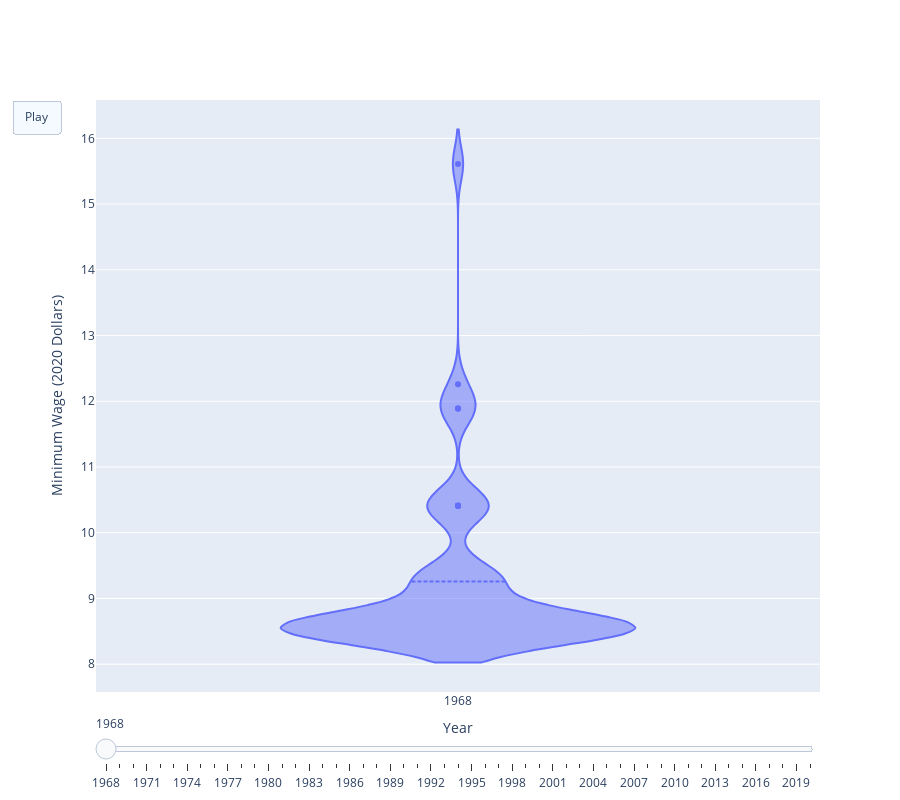

Notebook cell for this chart:
### Markdown cell above
Het minimumloon is een belangrijke indicator van economische omstandigheden en werknemersrechten in een land. De onderstaande grafiek geeft een overzicht van de spreiding van het minimumloon in de Verenigde Staten voor alle staten van 1968 tot 2020, weergegeven in 2020-dollars. Dit zal uitgevoerd worden om te schetsen wat de tegenstanders van immigratie indiceren dat het minimumloon van Amerikanen over de jaren beinvloed is door immigranten. Deze visualisatie helpt om trends en variaties in het minimumloon door de jaren heen te begrijpen.

### Code cell
import pandas as pd
import plotly.graph_objects as go


minimum_wage_data = pd.read_csv('minimum_wage_us.csv', encoding='ISO-8859-1')


merged_data = minimum_wage_data[['Year', 'Effective.Minimum.Wage.2020.Dollars']].copy()


fig = go.Figure()

initial_year = merged_data['Year'].min()
initial_data = merged_data[merged_data['Year'] == initial_year]
fig.add_trace(go.Violin(
    y=initial_data['Effective.Minimum.Wage.2020.Dollars'],
    name=str(initial_year),
    box_visible=False,  
    meanline_visible=True
))

frames = []
years = merged_data['Year'].unique()
for year in years:
    yearly_data = merged_data[merged_data['Year'] == year]
    frames.append(go.Frame(
        data=[go.Violin(
            y=yearly_data['Effective.Minimum.Wage.2020.Dollars'],
            box_visible=False, 
            meanline_visible=True
        )],
        name=str(year)
    ))

fig.frames = frames


fig.update_layout(
    updatemenus=[dict(
        type="buttons",
        buttons=[dict(label="Play",
                      method="animate",
                      args=[None, dict(frame=dict(duration=200, redraw=True), 
                                       transition=dict(duration=0))])])]
)

sliders = [dict(steps=[dict(method='animate',
                            args=[[str(year)], dict(mode='immediate',
                                                    frame=dict(duration=200, redraw=True),  
                                                    transition=dict(duration=0))],
                            label=str(year)) for year in years],
                transition=dict(duration=0),
                x=0,  
                xanchor='left',
                y=0,
                yanchor='top'
               )]


fig.update_layout(sliders=sliders, height=800)  

fig.update_layout(yaxis_title='Minimum Wage (2020 Dollars)', xaxis_title='Year')

fig.show()

### Figure 1 — Plotly figure (JSON) as saved in the notebook; plotly's stock layout.template omitted (floating-point values rounded to 4 significant figures)
{"data": [{"box": {"visible": false}, "meanline": {"visible": true}, "name": "1968", "type": "violin", "y": [8.55, 15.61, 8.55, 8.55, 12.26, 8.55, 10.41, 9.29, 9.29, 8.55, 8.55, 9.29, 9.29, 8.55, 8.55, 8.55, 8.55, 8.55, 8.55, 8.55, 10.41, 8.55, 11.89, 9.29, 8.55, 8.55, 8.55, 8.55, 8.55, 9.29, 10.41, 10.41, 8.55, 11.89, 8.55, 8.55, 8.55, 8.55, 9.29, 8.55, 8.55, 10.41, 8.55, 8.55, 8.55, 8.55, 8.55, 8.55, 10.41, 8.55, 11.89, 8.55, 9.29, 8.92]}], "layout": {"height": 800, "sliders": [{"steps": [{"args": [["1968"], {"frame": {"duration": 200, "redraw": true}, "mode": "immediate", "transition": {"duration": 0}}], "label": "1968", "method": "animate"}, {"args": [["1969"], {"frame": {"duration": 200, "redraw": true}, "mode": "immediate", "transition": {"duration": 0}}], "label": "1969", "method": "animate"}, {"args": [["1970"], {"frame": {"duration": 200, "redraw": true}, "mode": "immediate", "transition": {"duration": 0}}], "label": "1970", "method": "animate"}, {"args": [["1971"], {"frame": {"duration": 200, "redraw": true}, "mode": "immediate", "transition": {"duration": 0}}], "label": "1971", "method": "animate"}, {"args": [["1972"], {"frame": {"duration": 200, "redraw": true}, "mode": "immediate", "transition": {"duration": 0}}], "label": "1972", "method": "animate"}, {"args": [["1973"], {"frame": {"duration": 200, "redraw": true}, "mode": "immediate", "transition": {"duration": 0}}], "label": "1973", "method": "animate"}, {"args": [["1974"], {"frame": {"duration": 200, "redraw": true}, "mode": "immediate", "transition": {"duration": 0}}], "label": "1974", "method": "animate"}, {"args": [["1975"], {"frame": {"duration": 200, "redraw": true}, "mode": "immediate", "transition": {"duration": 0}}], "label": "1975", "method": "animate"}, {"args": [["1976"], {"frame": {"duration": 200, "redraw": true}, "mode": "immediate", "transition": {"duration": 0}}], "label": "1976", "method": "animate"}, {"args": [["1977"], {"frame": {"duration": 200, "redraw": true}, "mode": "immediate", "transition": {"duration": 0}}], "label": "1977", "method": "animate"}, {"args": [["1978"], {"frame": {"duration": 200, "redraw": true}, "mode": "immediate", "transition": {"duration": 0}}], "label": "1978", "method": "animate"}, {"args": [["1979"], {"frame": {"duration": 200, "redraw": true}, "mode": "immediate", "transition": {"duration": 0}}], "label": "1979", "method": "animate"}, {"args": [["1980"], {"frame": {"duration": 200, "redraw": true}, "mode": "immediate", "transition": {"duration": 0}}], "label": "1980", "method": "animate"}, {"args": [["1981"], {"frame": {"duration": 200, "redraw": true}, "mode": "immediate", "transition": {"duration": 0}}], "label": "1981", "method": "animate"}, {"args": [["1982"], {"frame": {"duration": 200, "redraw": true}, "mode": "immediate", "transition": {"duration": 0}}], "label": "1982", "method": "animate"}, {"args": [["1983"], {"frame": {"duration": 200, "redraw": true}, "mode": "immediate", "transition": {"duration": 0}}], "label": "1983", "method": "animate"}, {"args": [["1984"], {"frame": {"duration": 200, "redraw": true}, "mode": "immediate", "transition": {"duration": 0}}], "label": "1984", "method": "animate"}, {"args": [["1985"], {"frame": {"duration": 200, "redraw": true}, "mode": "immediate", "transition": {"duration": 0}}], "label": "1985", "method": "animate"}, {"args": [["1986"], {"frame": {"duration": 200, "redraw": true}, "mode": "immediate", "transition": {"duration": 0}}], "label": "1986", "method": "animate"}, {"args": [["1987"], {"frame": {"duration": 200, "redraw": true}, "mode": "immediate", "transition": {"duration": 0}}], "label": "1987", "method": "animate"}, {"args": [["1988"], {"frame": {"duration": 200, "redraw": true}, "mode": "immediate", "transition": {"duration": 0}}], "label": "1988", "method": "animate"}, {"args": [["1989"], {"frame": {"duration": 200, "redraw": true}, "mode": "immediate", "transition": {"duration": 0}}], "label": "1989", "method": "animate"}, {"args": [["1990"], {"frame": {"duration": 200, "redraw": true}, "mode": "immediate", "transition": {"duration": 0}}], "label": "1990", "method": "animate"}, {"args": [["1991"], {"frame": {"duration": 200, "redraw": true}, "mode": "immediate", "transition": {"duration": 0}}], "label": "1991", "method": "animate"}, {"args": [["1992"], {"frame": {"duration": 200, "redraw": true}, "mode": "immediate", "transition": {"duration": 0}}], "label": "1992", "method": "animate"}, {"args": [["1993"], {"frame": {"duration": 200, "redraw": true}, "mode": "immediate", "transition": {"duration": 0}}], "label": "1993", "method": "animate"}, {"args": [["1994"], {"frame": {"duration": 200, "redraw": true}, "mode": "immediate", "transition": {"duration": 0}}], "label": "1994", "method": "animate"}, {"args": [["1995"], {"frame": {"duration": 200, "redraw": true}, "mode": "immediate", "transition": {"duration": 0}}], "label": "1995", "method": "animate"}, {"args": [["1996"], {"frame": {"duration": 200, "redraw": true}, "mode": "immediate", "transition": {"duration": 0}}], "label": "1996", "method": "animate"}, {"args": [["1997"], {"frame": {"duration": 200, "redraw": true}, "mode": "immediate", "transition": {"duration": 0}}], "label": "1997", "method": "animate"}, {"args": [["1998"], {"frame": {"duration": 200, "redraw": true}, "mode": "immediate", "transition": {"duration": 0}}], "label": "1998", "method": "animate"}, {"args": [["1999"], {"frame": {"duration": 200, "redraw": true}, "mode": "immediate", "transition": {"duration": 0}}], "label": "1999", "method": "animate"}, {"args": [["2000"], {"frame": {"duration": 200, "redraw": true}, "mode": "immediate", "transition": {"duration": 0}}], "label": "2000", "method": "animate"}, {"args": [["2001"], {"frame": {"duration": 200, "redraw": true}, "mode": "immediate", "transition": {"duration": 0}}], "label": "2001", "method": "animate"}, {"args": [["2002"], {"frame": {"duration": 200, "redraw": true}, "mode": "immediate", "transition": {"duration": 0}}], "label": "2002", "method": "animate"}, {"args": [["2003"], {"frame": {"duration": 200, "redraw": true}, "mode": "immediate", "transition": {"duration": 0}}], "label": "2003", "method": "animate"}, {"args": [["2004"], {"frame": {"duration": 200, "redraw": true}, "mode": "immediate", "transition": {"duration": 0}}], "label": "2004", "method": "animate"}, {"args": [["2005"], {"frame": {"duration": 200, "redraw": true}, "mode": "immediate", "transition": {"duration": 0}}], "label": "2005", "method": "animate"}, {"args": [["2006"], {"frame": {"duration": 200, "redraw": true}, "mode": "immediate", "transition": {"duration": 0}}], "label": "2006", "method": "animate"}, {"args": [["2007"], {"frame": {"duration": 200, "redraw": true}, "mode": "immediate", "transition": {"duration": 0}}], "label": "2007", "method": "animate"}, {"args": [["2008"], {"frame": {"duration": 200, "redraw": true}, "mode": "immediate", "transition": {"duration": 0}}], "label": "2008", "method": "animate"}, {"args": [["2009"], {"frame": {"duration": 200, "redraw": true}, "mode": "immediate", "transition": {"duration": 0}}], "label": "2009", "method": "animate"}, {"args": [["2010"], {"frame": {"duration": 200, "redraw": true}, "mode": "immediate", "transition": {"duration": 0}}], "label": "2010", "method": "animate"}, {"args": [["2011"], {"frame": {"duration": 200, "redraw": true}, "mode": "immediate", "transition": {"duration": 0}}], "label": "2011", "method": "animate"}, {"args": [["2012"], {"frame": {"duration": 200, "redraw": true}, "mode": "immediate", "transition": {"duration": 0}}], "label": "2012", "method": "animate"}, {"args": [["2013"], {"frame": {"duration": 200, "redraw": true}, "mode": "immediate", "transition": {"duration": 0}}], "label": "2013", "method": "animate"}, {"args": [["2014"], {"frame": {"duration": 200, "redraw": true}, "mode": "immediate", "transition": {"duration": 0}}], "label": "2014", "method": "animate"}, {"args": [["2015"], {"frame": {"duration": 200, "redraw": true}, "mode": "immediate", "transition": {"duration": 0}}], "label": "2015", "method": "animate"}, {"args": [["2016"], {"frame": {"duration": 200, "redraw": true}, "mode": "immediate", "transition": {"duration": 0}}], "label": "2016", "method": "animate"}, {"args": [["2017"], {"frame": {"duration": 200, "redraw": true}, "mode": "immediate", "transition": {"duration": 0}}], "label": "2017", "method": "animate"}, {"args": [["2018"], {"frame": {"duration": 200, "redraw": true}, "mode": "immediate", "transition": {"duration": 0}}], "label": "2018", "method": "animate"}, {"args": [["2019"], {"frame": {"duration": 200, "redraw": true}, "mode": "immediate", "transition": {"duration": 0}}], "label": "2019", "method": "animate"}, {"args": [["2020"], {"frame": {"duration": 200, "redraw": true}, "mode": "immediate", "transition": {"duration": 0}}], "label": "2020", "method": "animate"}], "transition": {"duration": 0}, "x": 0, "xanchor": "left", "y": 0, "yanchor": "top"}], "updatemenus": [{"buttons": [{"args": [null, {"frame": {"duration": 200, "redraw": true}, "transition": {"duration": 0}}], "label": "Play", "method": "animate"}], "type": "buttons"}], "xaxis": {"title": {"text": "Year"}}, "yaxis": {"title": {"text": "Minimum Wage (2020 Dollars)"}}}}
